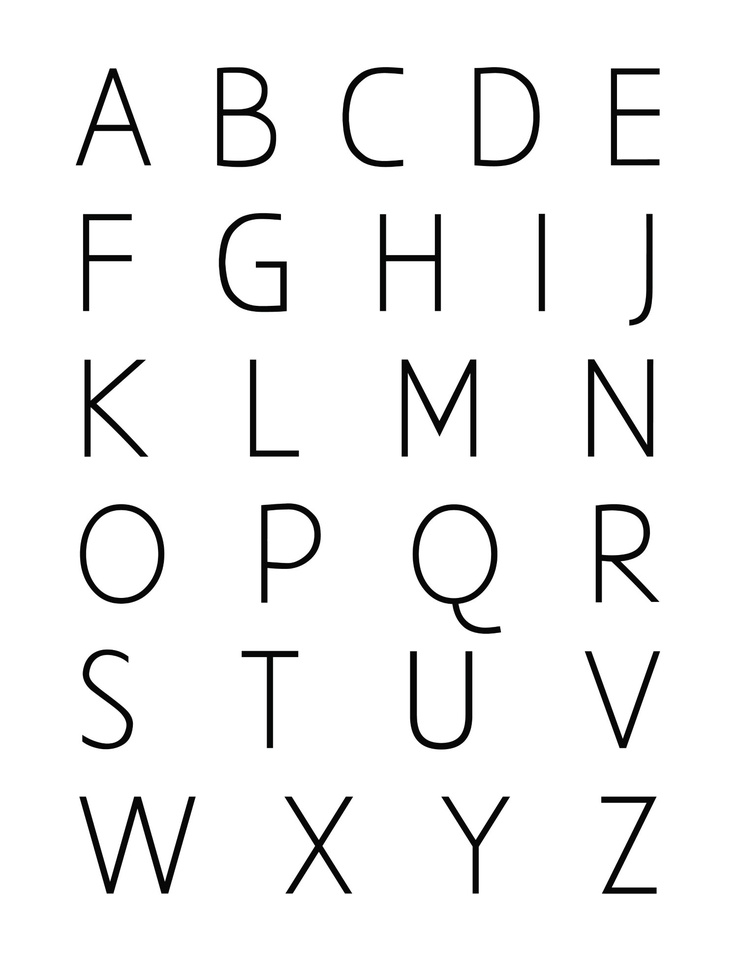
%> input picture Ini.jpg, 738 x 956 px, shrunk from 1500 x 1941 before the run
$ octave untitled.m   (GNU Octave 9; MATLAB toolbox functions it lacks are replaced by stand-ins)
%> lines starting %> are read from the running program, lines starting %| are printed output that depends on the picture

clc

clear all

close all

a=rgb2gray(imread('Ini.jpg'));
%> a: size 956x738 uint8; min 0, max 255, mean 241.9

imshow(a);

b=rgb2gray(imread('gg.jpg'));
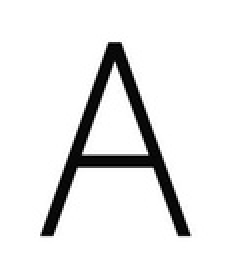
%> input picture gg.jpg, 121 x 133 px, shrunk from 246 x 270 before the run (shown 2 times larger)
%> b: size 133x121 uint8; min 0, max 255, mean 232.4

imshow(b);

cross=normxcorr2(b,a);
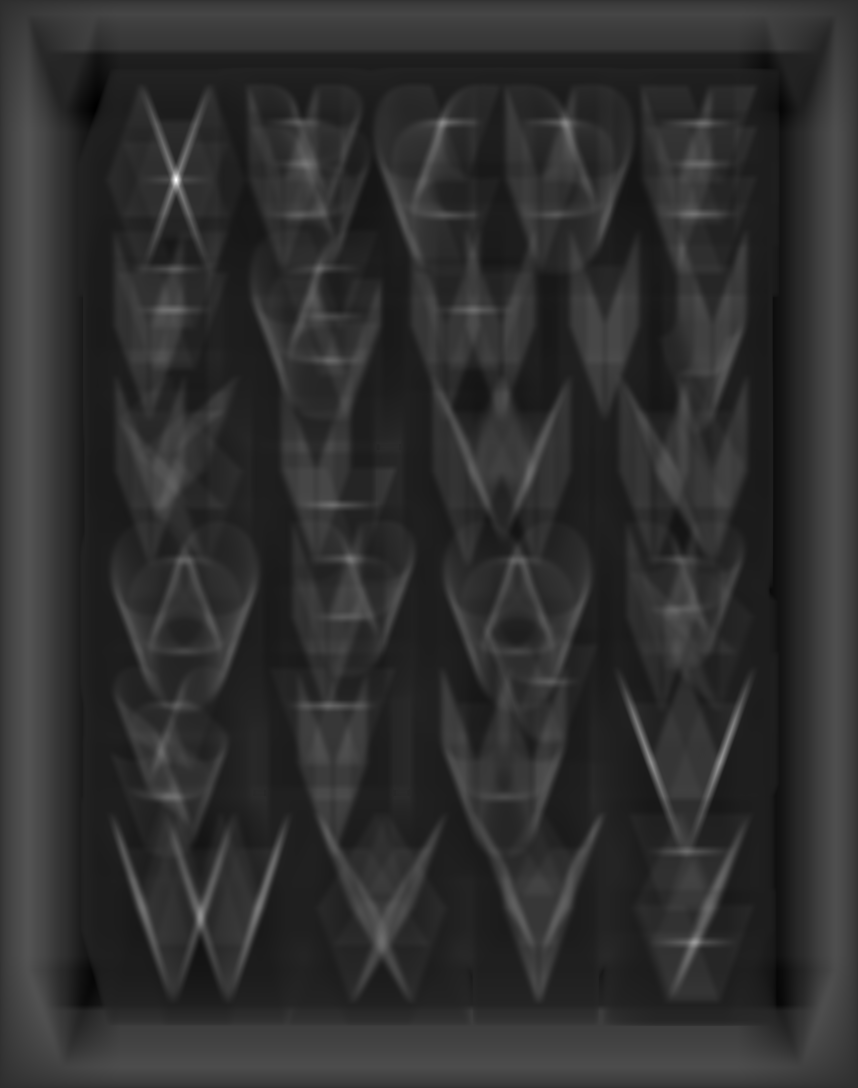
%> cross: size 1088x858 double; min -0.214, max 0.981, mean 0.00985; drawn with min black and max white

imshow(cross)
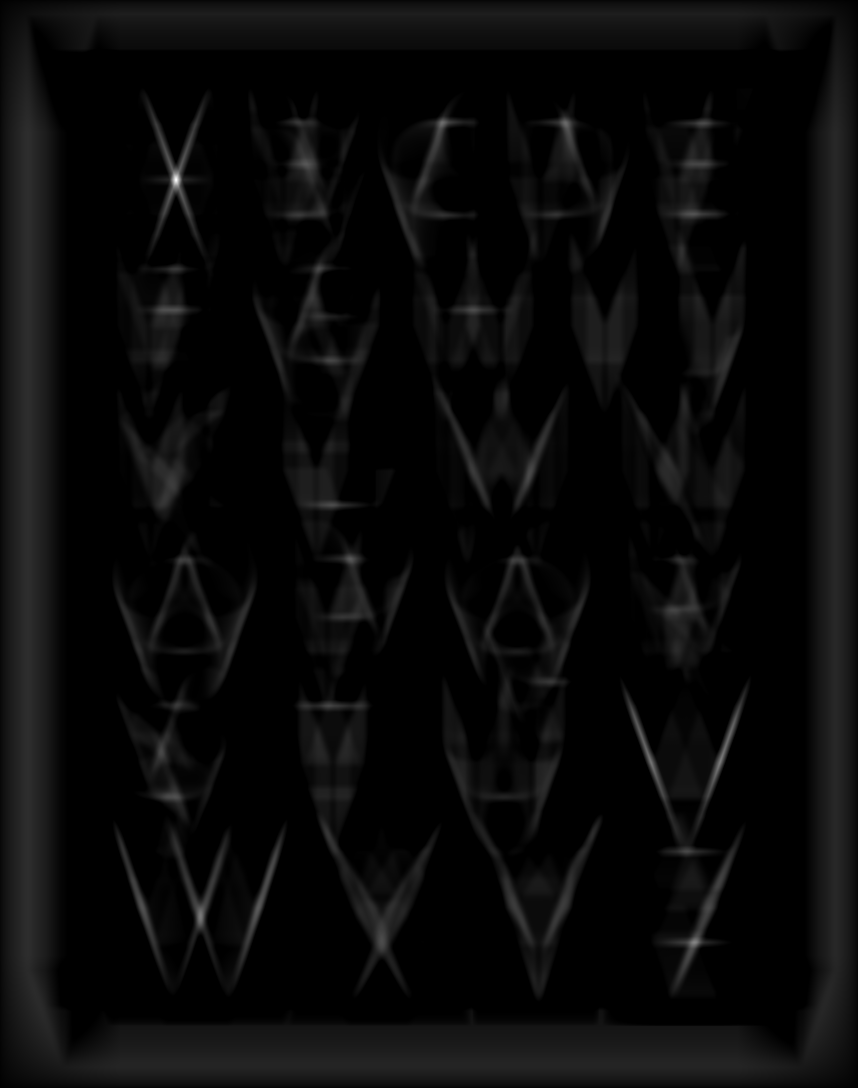
%> displayed picture: size 1088x858, on the screen's scale of 0 to 255; min 0, max 250, mean 9.7

figure,surf(cross),shading flat
%> after `shading flat`:
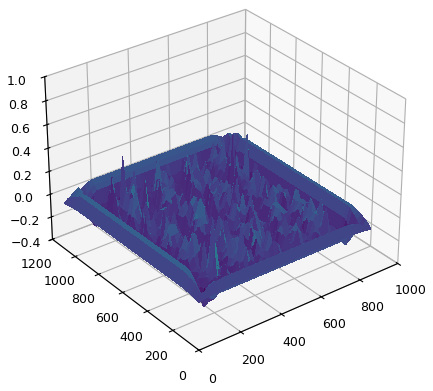
%> figure redrawn from the program's plot data

[y x]=find(cross>=0.96*max(cross(:)));
%> y = [180; 181; 180; 181]; x = [176; 176; 177; 177]

ynew=y-size(b,1);
%> ynew = [47; 48; 47; 48]

xnew=x-size(b,2);
%> xnew = [55; 55; 56; 56]

figure;

imshow(a);

for i=1:length(xnew)

imrect(gca,[xnew(i)+1,ynew(i)+1,size(b,2),size(b,1)]);

hold on;

end
%> this loop made 4 passes
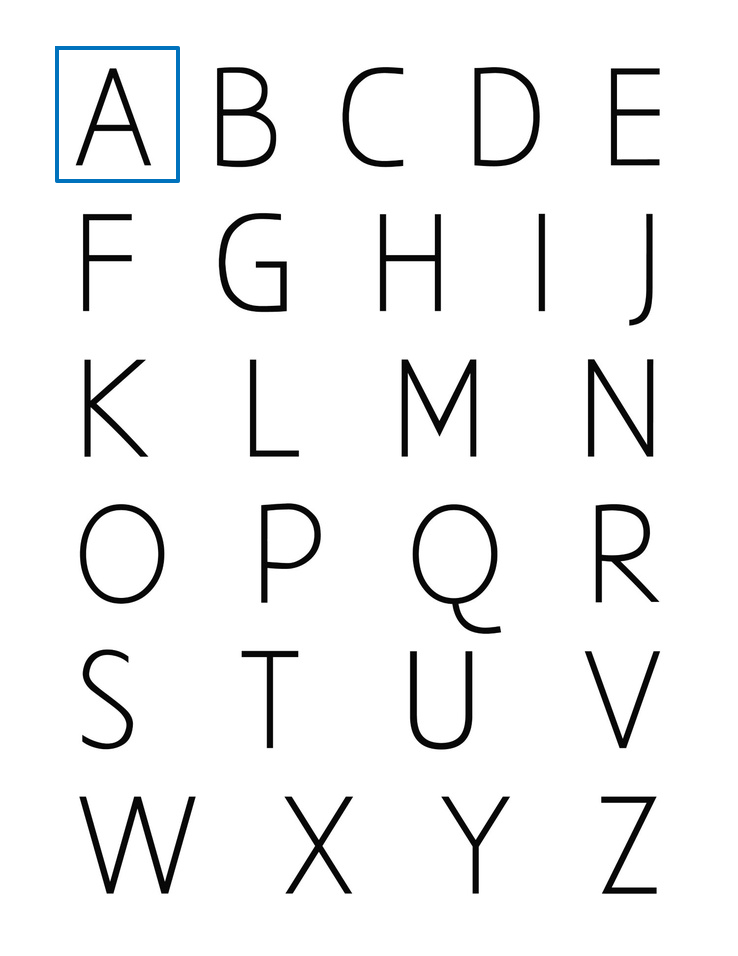
%> figure redrawn from the program's plot data
